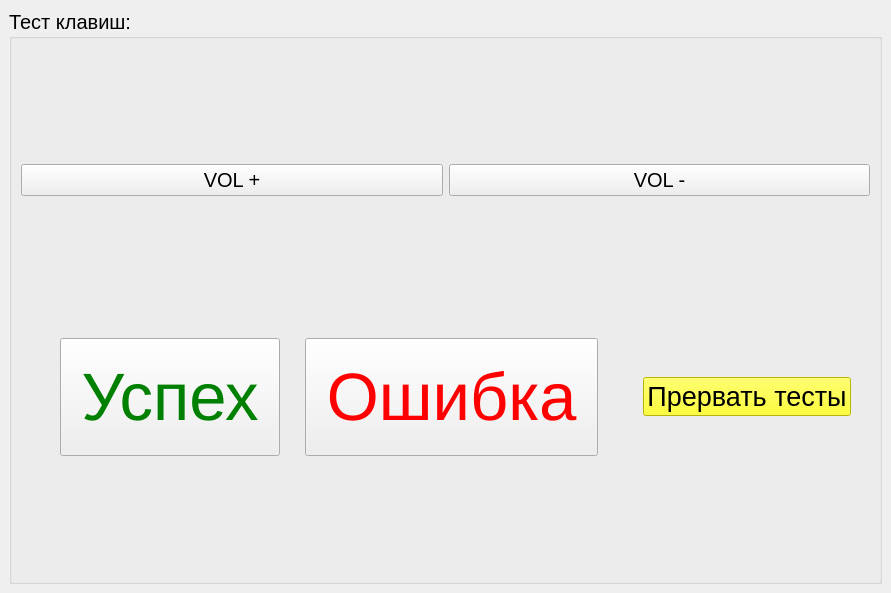
<?xml version="1.0" encoding="UTF-8"?>
<ui version="4.0">
 <class>TestKeysWindow</class>
 <widget class="QMainWindow" name="TestKeysWindow">
  <property name="geometry">
   <rect>
    <x>0</x>
    <y>0</y>
    <width>891</width>
    <height>593</height>
   </rect>
  </property>
  <property name="windowTitle">
   <string>Test_Keys</string>
  </property>
  <property name="windowIcon">
   <iconset resource="res.qrc">
    <normaloff>:/res/images/logo.ico</normaloff>:/res/images/logo.ico</iconset>
  </property>
  <widget class="QWidget" name="centralwidget">
   <layout class="QVBoxLayout" name="verticalLayout_3">
    <item>
     <widget class="QGroupBox" name="groupBox">
      <property name="font">
       <font>
        <pointsize>15</pointsize>
       </font>
      </property>
      <property name="title">
       <string>Тест клавиш:</string>
      </property>
      <layout class="QHBoxLayout" name="horizontalLayout_3">
       <item>
        <layout class="QVBoxLayout" name="verticalLayout_2">
         <item>
          <layout class="QVBoxLayout" name="verticalLayout">
           <item>
            <layout class="QHBoxLayout" name="horizontalLayout_2">
             <item>
              <widget class="QPushButton" name="pushButton_volplus">
               <property name="text">
                <string>VOL +</string>
               </property>
               <property name="icon">
                <iconset theme="QIcon::ThemeIcon::AppointmentNew"/>
               </property>
              </widget>
             </item>
             <item>
              <widget class="QPushButton" name="pushButton_volminus">
               <property name="text">
                <string>VOL -</string>
               </property>
               <property name="icon">
                <iconset theme="QIcon::ThemeIcon::AppointmentNew"/>
               </property>
              </widget>
             </item>
            </layout>
           </item>
          </layout>
         </item>
         <item>
          <layout class="QHBoxLayout" name="horizontalLayout">
           <property name="topMargin">
            <number>20</number>
           </property>
           <item>
            <spacer name="horizontalSpacer_3">
             <property name="orientation">
              <enum>Qt::Orientation::Horizontal</enum>
             </property>
             <property name="sizeHint" stdset="0">
              <size>
               <width>40</width>
               <height>20</height>
              </size>
             </property>
            </spacer>
           </item>
           <item>
            <spacer name="horizontalSpacer">
             <property name="orientation">
              <enum>Qt::Orientation::Horizontal</enum>
             </property>
             <property name="sizeHint" stdset="0">
              <size>
               <width>40</width>
               <height>20</height>
              </size>
             </property>
            </spacer>
           </item>
           <item>
            <widget class="QPushButton" name="pushButton_success">
             <property name="font">
              <font>
               <pointsize>50</pointsize>
              </font>
             </property>
             <property name="styleSheet">
              <string notr="true">color: green;
padding: 20%;</string>
             </property>
             <property name="text">
              <string>Успех</string>
             </property>
            </widget>
           </item>
           <item>
            <spacer name="horizontalSpacer_2">
             <property name="orientation">
              <enum>Qt::Orientation::Horizontal</enum>
             </property>
             <property name="sizeHint" stdset="0">
              <size>
               <width>40</width>
               <height>20</height>
              </size>
             </property>
            </spacer>
           </item>
           <item>
            <widget class="QPushButton" name="pushButton_fail">
             <property name="font">
              <font>
               <pointsize>50</pointsize>
              </font>
             </property>
             <property name="styleSheet">
              <string notr="true">color: red;
padding: 20%;</string>
             </property>
             <property name="text">
              <string>Ошибка</string>
             </property>
            </widget>
           </item>
           <item>
            <spacer name="horizontalSpacer_4">
             <property name="orientation">
              <enum>Qt::Orientation::Horizontal</enum>
             </property>
             <property name="sizeHint" stdset="0">
              <size>
               <width>40</width>
               <height>20</height>
              </size>
             </property>
            </spacer>
           </item>
           <item>
            <layout class="QHBoxLayout" name="horizontalLayout_4" stretch="0,0">
             <item>
              <spacer name="horizontalSpacer_8">
               <property name="orientation">
                <enum>Qt::Orientation::Horizontal</enum>
               </property>
               <property name="sizeHint" stdset="0">
                <size>
                 <width>40</width>
                 <height>20</height>
                </size>
               </property>
              </spacer>
             </item>
             <item>
              <widget class="QPushButton" name="pushButton_all_test_break">
               <property name="font">
                <font>
                 <pointsize>20</pointsize>
                </font>
               </property>
               <property name="styleSheet">
                <string notr="true">background: yellow</string>
               </property>
               <property name="text">
                <string>Прервать тесты</string>
               </property>
              </widget>
             </item>
            </layout>
           </item>
           <item>
            <spacer name="horizontalSpacer_5">
             <property name="orientation">
              <enum>Qt::Orientation::Horizontal</enum>
             </property>
             <property name="sizeHint" stdset="0">
              <size>
               <width>40</width>
               <height>20</height>
              </size>
             </property>
            </spacer>
           </item>
          </layout>
         </item>
        </layout>
       </item>
      </layout>
     </widget>
    </item>
   </layout>
  </widget>
 </widget>
 <resources>
  <include location="res.qrc"/>
 </resources>
 <connections/>
</ui>
